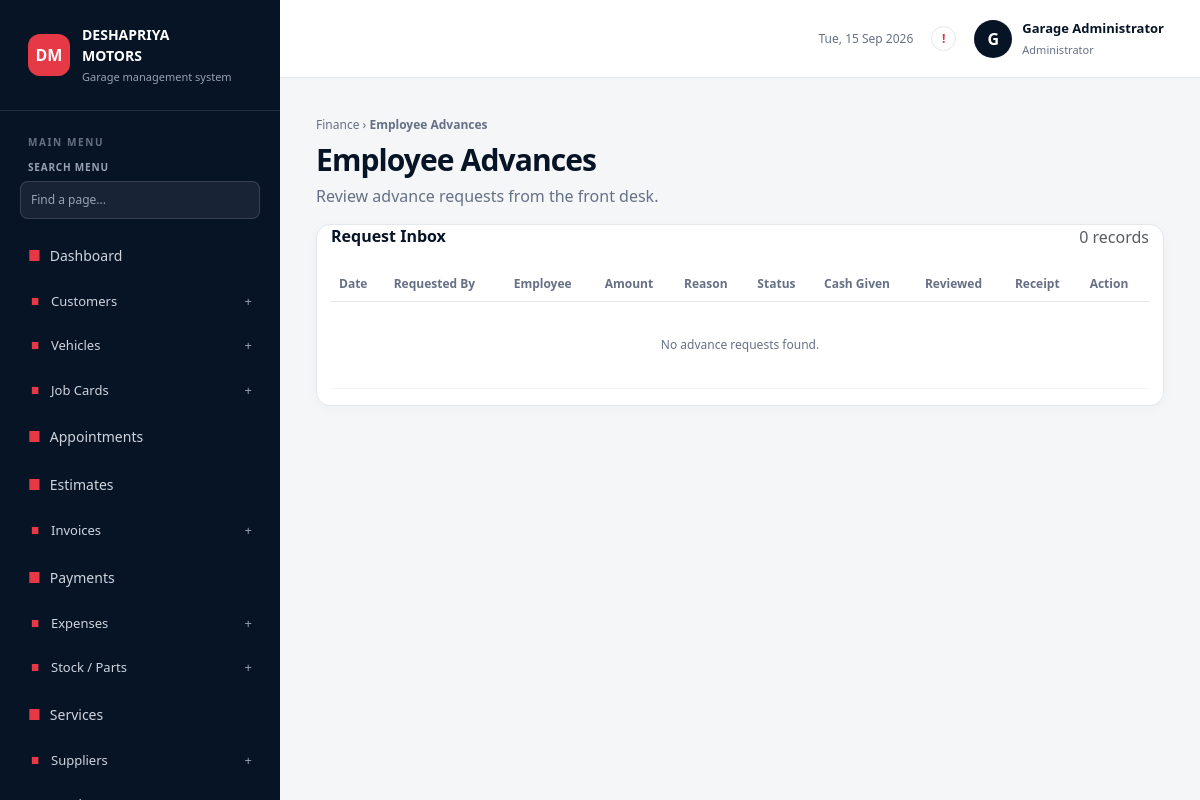
Page /index.php?page=admin&section=cashier-advance-requests (signed in) on the committed database.
### tables this page shows
CREATE TABLE IF NOT EXISTS `users` (
    `id` BIGINT UNSIGNED NOT NULL AUTO_INCREMENT,
    `name` VARCHAR(120) NOT NULL,
    `username` VARCHAR(80) NULL,
    `email` VARCHAR(190) NULL,
    `mobile` VARCHAR(40) NULL,
    `role` ENUM('administrator', 'cashier') NOT NULL DEFAULT 'cashier',
    `status` ENUM('active', 'inactive') NOT NULL DEFAULT 'active',
    `last_login_at` DATETIME NULL,
    `password` VARCHAR(255) NOT NULL,
    `created_at` TIMESTAMP NULL DEFAULT CURRENT_TIMESTAMP,
    `updated_at` TIMESTAMP NULL DEFAULT CURRENT_TIMESTAMP ON UPDATE CURRENT_TIMESTAMP,
    PRIMARY KEY (`id`),
    UNIQUE KEY `users_email_unique` (`email`),
    UNIQUE KEY `users_username_unique` (`username`)
);

### config/database.php (called while the page is built, shortened)
<?php
function database(): PDO
{
    static $pdo;
    if ($pdo instanceof PDO) {
        return $pdo;
    }
    $env = [];
    $host = $env['DB_HOST'] ?? '127.0.0.1';
    $port = $env['DB_PORT'] ?? '3306';
    $name = $env['DB_DATABASE'] ?? 'deshapriya_motors';
    $user = $env['DB_USERNAME'] ?? 'root';
    $password = $env['DB_PASSWORD'] ?? '';
    $dsn = "mysql:host={$host};port={$port};dbname={$name};charset=utf8mb4";
    $pdo = new PDO($dsn, $user, $password, [
        PDO::ATTR_ERRMODE => PDO::ERRMODE_EXCEPTION,
        PDO::ATTR_DEFAULT_FETCH_MODE => PDO::FETCH_ASSOC,
        PDO::ATTR_EMULATE_PREPARES => true,
    ]);
    return $pdo;
}

### includes/auth.php (called while the page is built, shortened)
<?php
require_once __DIR__ . '/../config/database.php';
require_once __DIR__ . '/functions.php';
function ensure_user_access_columns(): void
{
    $pdo = database();
    $columns = $pdo->query('SHOW COLUMNS FROM users')->fetchAll(PDO::FETCH_COLUMN);
    $emailColumn = $pdo->query('SHOW COLUMNS FROM users LIKE "email"')->fetch();
    $missing = $pdo->query("SELECT id, email FROM users WHERE username IS NULL OR username = ''")->fetchAll();
    $indexes = $pdo->query('SHOW INDEX FROM users')->fetchAll();
    foreach ($indexes as $index) {
        if (($index['Key_name'] ?? '') === 'users_username_unique') $hasUsernameIndex = true;
    }
}
function current_user(): ?array
{
    static $user;
    if ($user !== null) {
        return $user;
    }
    ensure_user_access_columns();
    $statement = database()->prepare('SELECT id, name, username, email, mobile, role, status, last_login_at FROM users WHERE id = :id LIMIT 1');
    $statement->execute(['id' => $_SESSION['user_id']]);
    $record = $statement->fetch() ?: null;
    return $user = $record;
}
function require_auth(): void
{
    if (current_user() === null) {
        redirect('index.php?page=login');
    }
}

### includes/functions.php (called while the page is built, shortened)
<?php
function e(?string $value): string
{
    return htmlspecialchars($value ?? '', ENT_QUOTES, 'UTF-8');
}

### views/cashier-advance-requests.php (the view, shortened to what this page needs)
<div class="page-heading"><div><div class="breadcrumb-line">Finance <span>&rsaquo;</span> <b>Employee Advances</b></div><h1>Employee Advances</h1><p><?= e($isAdmin ? 'Review advance requests from the front desk.' : 'Request an advance for any employee. Admin approval is required.') ?></p></div></div>
<div class="admin-panel supplier-list-panel"><div class="panel-heading"><h2><?= e($isAdmin ? 'Request Inbox' : 'Request History') ?></h2><span class="text-muted"><?= count($rows) ?> record<?= count($rows) === 1 ? '' : 's' ?></span></div><div class="table-responsive"><table class="table admin-table"><thead><tr><th>Date</th><?php if ($isAdmin): ?><th>Requested By</th><?php endif; ?><th>Employee</th><th>Amount</th><th>Reason</th><th>Status</th><th>Cash Given</th><th>Reviewed</th><th>Receipt</th><th>Action</th></tr></thead><tbody><?php if (!$rows): ?><tr><td colspan="<?= $isAdmin ? 10 : 9 ?>" class="empty-table">No advance requests found.</td></tr><?php endif; ?></tbody></table></div></div>

### includes/header.php (shortened to what this page needs)
<?php $user = current_user(); $isAdmin = $user['role'] === 'administrator'; $pendingCashHandoverCount = 0; $pendingAdvanceRequestCount = 0; if ($isAdmin) { try { require_once __DIR__ . '/cashier-advances.php'; ensure_cashier_advance_table(); $pendingCashHandoverCount = (int) database()->query("SELECT COUNT(*) FROM cashier_registers WHERE handover_status = 'pending'")->fetchColumn(); $pendingAdvanceRequestCount = (int) database()->query("SELECT COUNT(*) FROM cashier_advance_requests WHERE status = 'pending'")->fetchColumn(); } catch (Throwable $ignored) {} } ?>
<!doctype html>
<html lang="en">
<head>
    <link href="https://cdn.jsdelivr.net/npm/bootstrap@5.3.3/dist/css/bootstrap.min.css" rel="stylesheet">
    <link href="assets/css/style.css?v=<?= (int) filemtime(__DIR__ . '/../assets/css/style.css') ?>" rel="stylesheet">
</head>
<body class="<?= $isAdmin ? 'admin-user' : 'cashier-user' ?>">
<?php $referenceLayout = $isAdmin && (strpos((string) ($section ?? ''), 'customers') === 0 || strpos((string) ($section ?? ''), 'vehicles') === 0 || strpos((string) ($section ?? ''), 'suppliers') === 0 || strpos((string) ($section ?? ''), 'employees') === 0 || strpos((string) ($section ?? ''), 'jobcards') === 0); ?>
<div class="app-shell <?= $referenceLayout ? 'customer-layout' : '' ?> <?= ($section ?? '') === 'vehicles' ? 'vehicle-list-page' : '' ?>">
    <div class="main-area">
        <header class="topbar <?= $isAdmin ? 'admin-topbar' : '' ?>">
            <div class="topbar-tools"><span class="header-date d-none d-md-inline"><?= date('D, d M Y') ?></span><?php if ($isAdmin): ?><a class="notification-dot <?= ($pendingCashHandoverCount + $pendingAdvanceRequestCount) > 0 ? 'notification-active' : '' ?>" href="index.php?page=admin&amp;section=cashier-advance-requests" aria-label="Notifications" title="Advance requests and cash handovers"><?= ($pendingCashHandoverCount + $pendingAdvanceRequestCount) > 0 ? ($pendingCashHandoverCount + $pendingAdvanceRequestCount) : '!' ?></a><?php else: ?><span class="notification-dot" aria-label="Notifications">!</span><?php endif; ?><div class="user-chip"><div class="avatar"><?= e(strtoupper(substr($user['name'], 0, 1))) ?></div><div class="d-none d-sm-block"><strong><?= e($user['name']) ?></strong><small><?= e(ucfirst($user['role'])) ?></small></div></div></div>
        </header>
        <main class="content-area">

### rows in the picture
users: name "G", name "Garage Administrator", role "Administrator", role "Review advance requests from the front desk.", role "Request Inbox"

### other values in the picture
$group "Dashboard"
$group "Customers"
$group "Vehicles"
$group "Job Cards"
$group "Appointments"
$group "Estimates"
$group "Invoices"
$group "Payments"
$group "Expenses"
$group "Stock / Parts"
$group "Services"
$group "Suppliers"
count($rows) "0"
